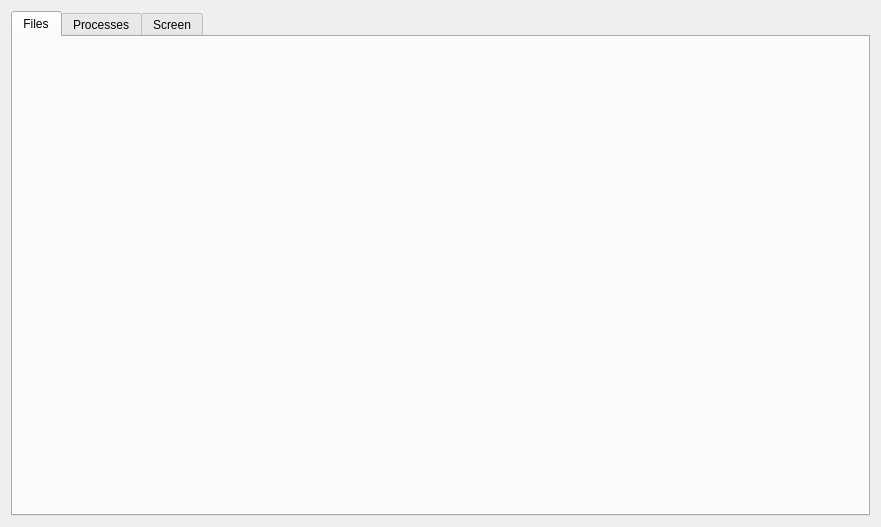
<?xml version="1.0" encoding="UTF-8"?>
<ui version="4.0">
 <class>ClientTab</class>
 <widget class="QWidget" name="ClientTab">
  <property name="geometry">
   <rect>
    <x>0</x>
    <y>0</y>
    <width>881</width>
    <height>527</height>
   </rect>
  </property>
  <property name="windowTitle">
   <string>ClientTab</string>
  </property>
  <layout class="QGridLayout" name="gridLayout">
   <item row="0" column="0">
    <widget class="QTabWidget" name="tabWidget">
     <property name="currentIndex">
      <number>0</number>
     </property>
     <widget class="QWidget" name="tabFiles">
      <attribute name="title">
       <string>Files</string>
      </attribute>
      <layout class="QGridLayout" name="gridLayout_2"/>
     </widget>
     <widget class="QWidget" name="tabProcesses">
      <attribute name="title">
       <string>Processes</string>
      </attribute>
      <layout class="QGridLayout" name="gridLayout_4"/>
     </widget>
     <widget class="QWidget" name="tabScreen">
      <attribute name="title">
       <string>Screen</string>
      </attribute>
      <layout class="QGridLayout" name="gridLayout_3"/>
     </widget>
    </widget>
   </item>
  </layout>
 </widget>
 <resources/>
 <connections/>
</ui>
